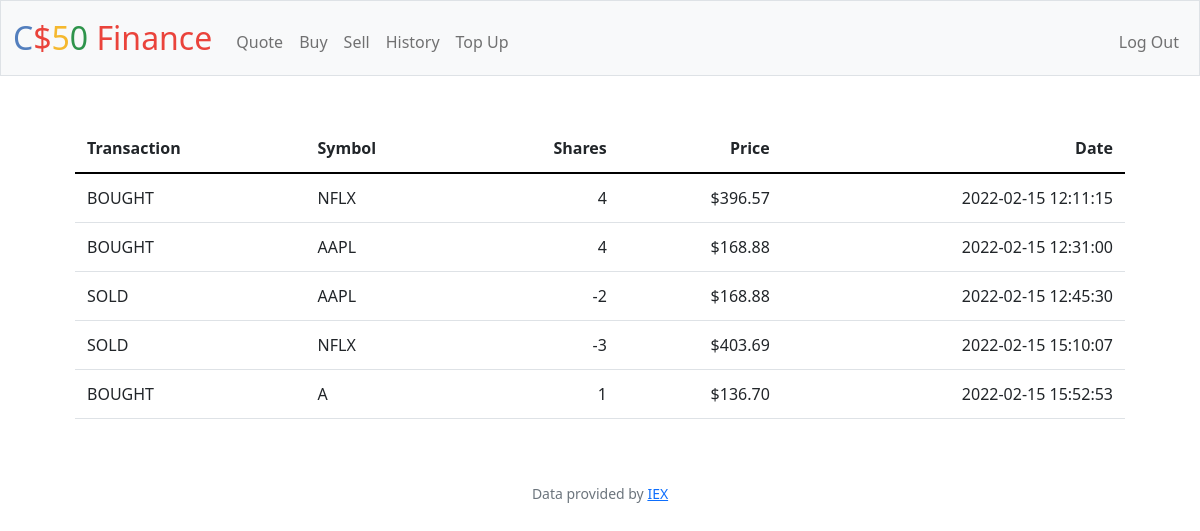
The app's page /history (signed in) with its own data.
### tables this page shows
CREATE TABLE 'transactions' (
    id INTEGER PRIMARY KEY AUTOINCREMENT NOT NULL,
    user_id INTEGER NOT NULL,
    stock_name TEXT NOT NULL,
    symbol TEXT NOT NULL,
    shares_count INTEGER NOT NULL,
    price INTEGER NOT NULL,'date' DATETIME DEFAULT CURRENT_TIMESTAMP, transaction_type TEXT,
    FOREIGN KEY (user_id) REFERENCES users(id)
);

### app.py (the view)
@app.route("/history")
@login_required
def history():
    user_id = session["user_id"]
    shares = db.execute(
        "SELECT * FROM transactions WHERE user_id = ?",
        user_id
    )
    return render_template("history.html", shares=shares)

### app.py (called while the page is built)
@app.after_request
def after_request(response):
    response.headers["Cache-Control"] = "no-cache, no-store, must-revalidate"
    response.headers["Expires"] = 0
    response.headers["Pragma"] = "no-cache"
    return response

### helpers.py (called while the page is built)
def login_required(f):
    @wraps(f)
    def decorated_function(*args, **kwargs):
        if session.get("user_id") is None:
            return redirect("/login")
        return f(*args, **kwargs)
    return decorated_function

def usd(value):
    return f"${value:,.2f}"

### templates/history.html (shortened to what this page needs)
{% extends "layout.html" %}
{% block main %}
        <table class="table">
            <thead>
                <tr>
                    <th class="text-start">Transaction</th>
                    <th class="text-start">Symbol</th>
                    <th class="text-end">Shares</th>
                    <th class="text-end">Price</th>
                    <th class="text-end">Date</th>
                </tr>
            </thead>
            <tbody>
                {% for share in shares %}
                <tr>
                    <td class="text-start"> {{ share.transaction_type }}  </td>
                    <td class="text-start"> {{ share.symbol }}  </td>
                    <td class="text-end"> {{ share.shares_count }} </td>
                    <td class="text-end"> {{ share.price | usd }} </td>
                    <td class="text-end"> {{ share.date }} </td>
                </tr>
                {% endfor %}
            </tbody>
        </table>
{% endblock %}

### templates/layout.html (shortened to what this page needs)
<!DOCTYPE html>
<html lang="en">
    <head>
        <link href="https://cdn.jsdelivr.net/npm/bootstrap@5.1.3/dist/css/bootstrap.min.css" rel="stylesheet">
        <link href="/static/styles.css" rel="stylesheet">
    </head>
    <body>
        <nav class="bg-light border navbar navbar-expand-md navbar-light">
            <div class="container-fluid">
                <a class="navbar-brand" href="/"><span class="blue">C</span><span class="red">$</span><span class="yellow">5</span><span class="green">0</span> <span class="red">Finance</span></a>
                <div class="collapse navbar-collapse" id="navbar">
                    {% if session["user_id"] %}
                        <ul class="navbar-nav me-auto mt-2">
                            <li class="nav-item"><a class="nav-link" href="/quote">Quote</a></li>
                            <li class="nav-item"><a class="nav-link" href="/buy">Buy</a></li>
                            <li class="nav-item"><a class="nav-link" href="/sell">Sell</a></li>
                            <li class="nav-item"><a class="nav-link" href="/history">History</a></li>
                            <li class="nav-item"><a class="nav-link" href="/add">Top Up</a></li>
                        </ul>
                        <ul class="navbar-nav ms-auto mt-2">
                            <li class="nav-item"><a class="nav-link" href="/logout">Log Out</a></li>
                        </ul>
                    {% else %}
                        <ul class="navbar-nav ms-auto mt-2">
                            <li class="nav-item"><a class="nav-link" href="/register">Register</a></li>
                            <li class="nav-item"><a class="nav-link" href="/login">Log In</a></li>
                        </ul>
                    {% endif %}
                </div>
            </div>
        </nav>
        <main class="container py-5 text-center">
            {% block main %}{% endblock %}
        </main>
        <footer class="mb-5 small text-center text-muted">
            Data provided by <a href="https://iexcloud.io/">IEX</a>
        </footer>
    </body>
</html>

### static/styles.css (style rules this page uses)
nav .navbar-brand { font-size: xx-large; }
nav .navbar-brand .blue { color: #537fbe; }
nav .navbar-brand .red { color: #ea433b; }
nav .navbar-brand .yellow { color: #f5b82e; }
nav .navbar-brand .green { color: #2e944b; }
.container { margin-left: auto; margin-right: auto; padding-left: 15px; padding-right: 15px; text-align: center; width: 90%; }
.table { background-color: transparent; margin-bottom: 1rem; width: 100%; border-color: #dee2e6; }
.table>:not(:first-child) { border-top: 2px solid black; }
.table th, .table td { padding: 0.75rem; vertical-align: middle; }

### records on screen
transactions: transaction_type "BOUGHT", symbol "NFLX", shares_count "4", price "$396.57", date "2022-02-15 12:11:15"
transactions: transaction_type "BOUGHT", symbol "AAPL", shares_count "4", price "$168.88", date "2022-02-15 12:31:00"
transactions: transaction_type "SOLD", symbol "AAPL", shares_count "-2", price "$168.88", date "2022-02-15 12:45:30"
transactions: transaction_type "SOLD", symbol "NFLX", shares_count "-3", price "$403.69", date "2022-02-15 15:10:07"
transactions: transaction_type "BOUGHT", symbol "A", shares_count "1", price "$136.70", date "2022-02-15 15:52:53"
